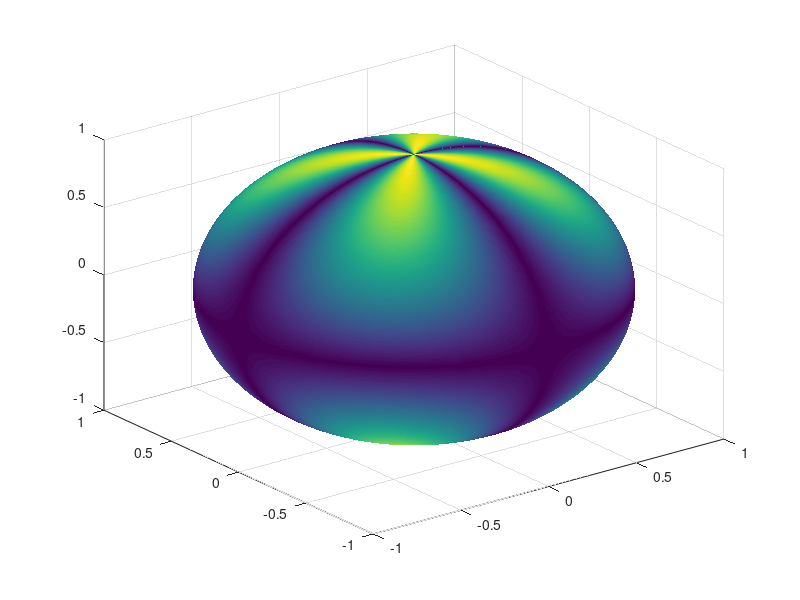
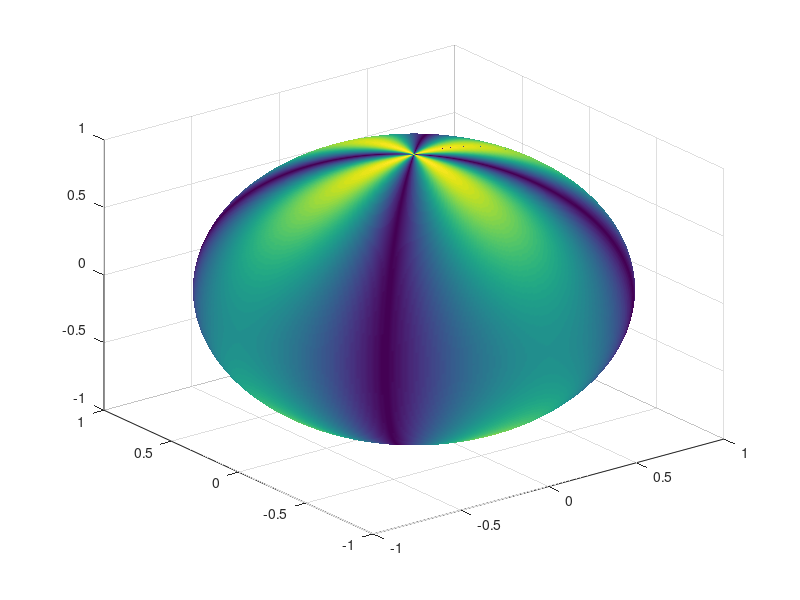

Reproduce these figures in MATLAB, in order.
clc;clear

fc = @(phi_vec, theta_vec) cos(theta_vec).*sin(2*phi_vec);
phi_vec = 0: 0.01: 2*pi;
theta_vec = 0: 0.01: pi;
[P, T] = meshgrid(phi_vec, theta_vec);
X = sin(T).*cos(P);
Y = sin(T).*sin(P);
Z = cos(T);
f_val = zeros(length(theta_vec), length(phi_vec));
for i = 1: length(theta_vec)
    for j = 1: length(phi_vec)
        f_val(i, j) = fc(phi_vec(j), theta_vec(i));
    end
end
figure
surf(X, Y, Z, abs(f_val))
shading interp
xlabel("")

%plot another graph
fp = @(phi_vec, theta_vec) 1/2*(1+cos(theta_vec).^2).*cos(2*phi_vec);
f_val2 = zeros(length(theta_vec), length(phi_vec));
for i = 1: length(theta_vec)
    for j = 1: length(phi_vec)
        f_val2(i, j) = fp(phi_vec(j), theta_vec(i));
    end
end
figure
surf(X, Y, Z, abs(f_val2))
shading interp
